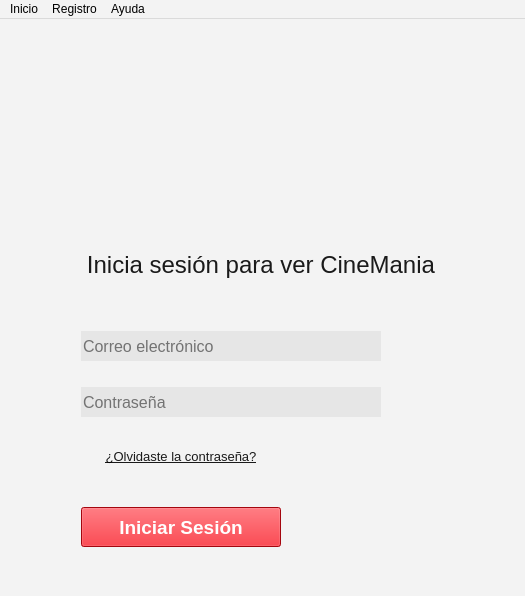
<?xml version="1.0" encoding="UTF-8"?>
<ui version="4.0">
 <class>MainWindow</class>
 <widget class="QMainWindow" name="MainWindow">
  <property name="windowModality">
   <enum>Qt::WindowModality::NonModal</enum>
  </property>
  <property name="geometry">
   <rect>
    <x>0</x>
    <y>0</y>
    <width>525</width>
    <height>596</height>
   </rect>
  </property>
  <property name="sizePolicy">
   <sizepolicy hsizetype="Preferred" vsizetype="Preferred">
    <horstretch>0</horstretch>
    <verstretch>0</verstretch>
   </sizepolicy>
  </property>
  <property name="baseSize">
   <size>
    <width>0</width>
    <height>0</height>
   </size>
  </property>
  <property name="palette">
   <palette>
    <active>
     <colorrole role="Window">
      <brush brushstyle="SolidPattern">
       <color alpha="255">
        <red>243</red>
        <green>243</green>
        <blue>243</blue>
       </color>
      </brush>
     </colorrole>
    </active>
    <inactive>
     <colorrole role="Window">
      <brush brushstyle="SolidPattern">
       <color alpha="255">
        <red>243</red>
        <green>243</green>
        <blue>243</blue>
       </color>
      </brush>
     </colorrole>
    </inactive>
    <disabled>
     <colorrole role="Base">
      <brush brushstyle="SolidPattern">
       <color alpha="255">
        <red>243</red>
        <green>243</green>
        <blue>243</blue>
       </color>
      </brush>
     </colorrole>
     <colorrole role="Window">
      <brush brushstyle="SolidPattern">
       <color alpha="255">
        <red>243</red>
        <green>243</green>
        <blue>243</blue>
       </color>
      </brush>
     </colorrole>
    </disabled>
   </palette>
  </property>
  <property name="font">
   <font>
    <stylestrategy>PreferDefault</stylestrategy>
   </font>
  </property>
  <property name="cursor">
   <cursorShape>ArrowCursor</cursorShape>
  </property>
  <property name="focusPolicy">
   <enum>Qt::FocusPolicy::NoFocus</enum>
  </property>
  <property name="contextMenuPolicy">
   <enum>Qt::ContextMenuPolicy::DefaultContextMenu</enum>
  </property>
  <property name="acceptDrops">
   <bool>true</bool>
  </property>
  <property name="windowTitle">
   <string>Login</string>
  </property>
  <property name="layoutDirection">
   <enum>Qt::LayoutDirection::LeftToRight</enum>
  </property>
  <property name="autoFillBackground">
   <bool>false</bool>
  </property>
  <property name="styleSheet">
   <string notr="true"/>
  </property>
  <widget class="QWidget" name="centralwidget">
   <property name="palette">
    <palette>
     <active>
      <colorrole role="WindowText">
       <brush brushstyle="SolidPattern">
        <color alpha="228">
         <red>0</red>
         <green>0</green>
         <blue>0</blue>
        </color>
       </brush>
      </colorrole>
      <colorrole role="Window">
       <brush brushstyle="SolidPattern">
        <color alpha="255">
         <red>255</red>
         <green>255</green>
         <blue>255</blue>
        </color>
       </brush>
      </colorrole>
     </active>
     <inactive>
      <colorrole role="WindowText">
       <brush brushstyle="SolidPattern">
        <color alpha="228">
         <red>0</red>
         <green>0</green>
         <blue>0</blue>
        </color>
       </brush>
      </colorrole>
      <colorrole role="Window">
       <brush brushstyle="SolidPattern">
        <color alpha="255">
         <red>255</red>
         <green>255</green>
         <blue>255</blue>
        </color>
       </brush>
      </colorrole>
     </inactive>
     <disabled>
      <colorrole role="Base">
       <brush brushstyle="SolidPattern">
        <color alpha="255">
         <red>255</red>
         <green>255</green>
         <blue>255</blue>
        </color>
       </brush>
      </colorrole>
      <colorrole role="Window">
       <brush brushstyle="SolidPattern">
        <color alpha="255">
         <red>255</red>
         <green>255</green>
         <blue>255</blue>
        </color>
       </brush>
      </colorrole>
     </disabled>
    </palette>
   </property>
   <layout class="QHBoxLayout" name="horizontalLayout">
    <item>
     <layout class="QVBoxLayout" name="verticalLayout">
      <property name="sizeConstraint">
       <enum>QLayout::SizeConstraint::SetDefaultConstraint</enum>
      </property>
      <property name="leftMargin">
       <number>0</number>
      </property>
      <item alignment="">
       <widget class="QLabel" name="logo">
        <property name="enabled">
         <bool>true</bool>
        </property>
        <property name="sizePolicy">
         <sizepolicy hsizetype="Fixed" vsizetype="Fixed">
          <horstretch>0</horstretch>
          <verstretch>0</verstretch>
         </sizepolicy>
        </property>
        <property name="minimumSize">
         <size>
          <width>180</width>
          <height>180</height>
         </size>
        </property>
        <property name="maximumSize">
         <size>
          <width>180</width>
          <height>180</height>
         </size>
        </property>
        <property name="styleSheet">
         <string notr="true"/>
        </property>
        <property name="text">
         <string/>
        </property>
        <property name="pixmap">
         <pixmap>Logo_Cinemania.svg</pixmap>
        </property>
        <property name="scaledContents">
         <bool>true</bool>
        </property>
        <property name="alignment">
         <set>Qt::AlignmentFlag::AlignCenter</set>
        </property>
       </widget>
      </item>
      <item alignment="">
       <widget class="QFrame" name="frame">
        <property name="sizePolicy">
         <sizepolicy hsizetype="Minimum" vsizetype="Minimum">
          <horstretch>0</horstretch>
          <verstretch>0</verstretch>
         </sizepolicy>
        </property>
        <property name="minimumSize">
         <size>
          <width>380</width>
          <height>260</height>
         </size>
        </property>
        <property name="maximumSize">
         <size>
          <width>380</width>
          <height>340</height>
         </size>
        </property>
        <property name="frameShape">
         <enum>QFrame::Shape::NoFrame</enum>
        </property>
        <property name="frameShadow">
         <enum>QFrame::Shadow::Raised</enum>
        </property>
        <layout class="QVBoxLayout" name="verticalLayout_2">
         <item alignment="|Qt::AlignmentFlag::AlignTop">
          <widget class="QLabel" name="titulo">
           <property name="sizePolicy">
            <sizepolicy hsizetype="Minimum" vsizetype="Minimum">
             <horstretch>0</horstretch>
             <verstretch>0</verstretch>
            </sizepolicy>
           </property>
           <property name="minimumSize">
            <size>
             <width>360</width>
             <height>40</height>
            </size>
           </property>
           <property name="maximumSize">
            <size>
             <width>360</width>
             <height>40</height>
            </size>
           </property>
           <property name="palette">
            <palette>
             <active>
              <colorrole role="WindowText">
               <brush brushstyle="SolidPattern">
                <color alpha="228">
                 <red>0</red>
                 <green>0</green>
                 <blue>0</blue>
                </color>
               </brush>
              </colorrole>
             </active>
             <inactive>
              <colorrole role="WindowText">
               <brush brushstyle="SolidPattern">
                <color alpha="228">
                 <red>0</red>
                 <green>0</green>
                 <blue>0</blue>
                </color>
               </brush>
              </colorrole>
             </inactive>
             <disabled/>
            </palette>
           </property>
           <property name="font">
            <font>
             <pointsize>18</pointsize>
             <underline>false</underline>
             <stylestrategy>PreferDefault</stylestrategy>
            </font>
           </property>
           <property name="text">
            <string>Inicia sesión para ver CineMania</string>
           </property>
           <property name="alignment">
            <set>Qt::AlignmentFlag::AlignCenter</set>
           </property>
          </widget>
         </item>
         <item>
          <spacer name="verticalSpacer_5">
           <property name="orientation">
            <enum>Qt::Orientation::Vertical</enum>
           </property>
           <property name="sizeHint" stdset="0">
            <size>
             <width>20</width>
             <height>40</height>
            </size>
           </property>
          </spacer>
         </item>
         <item alignment="|Qt::AlignmentFlag::AlignVCenter">
          <widget class="QLineEdit" name="cajaCorreoElectronico">
           <property name="sizePolicy">
            <sizepolicy hsizetype="Minimum" vsizetype="Minimum">
             <horstretch>0</horstretch>
             <verstretch>0</verstretch>
            </sizepolicy>
           </property>
           <property name="minimumSize">
            <size>
             <width>300</width>
             <height>30</height>
            </size>
           </property>
           <property name="maximumSize">
            <size>
             <width>300</width>
             <height>30</height>
            </size>
           </property>
           <property name="palette">
            <palette>
             <active>
              <colorrole role="Base">
               <brush brushstyle="SolidPattern">
                <color alpha="179">
                 <red>225</red>
                 <green>225</green>
                 <blue>225</blue>
                </color>
               </brush>
              </colorrole>
             </active>
             <inactive>
              <colorrole role="Base">
               <brush brushstyle="SolidPattern">
                <color alpha="179">
                 <red>225</red>
                 <green>225</green>
                 <blue>225</blue>
                </color>
               </brush>
              </colorrole>
             </inactive>
             <disabled/>
            </palette>
           </property>
           <property name="font">
            <font>
             <pointsize>12</pointsize>
             <stylestrategy>PreferDefault</stylestrategy>
            </font>
           </property>
           <property name="text">
            <string/>
           </property>
           <property name="frame">
            <bool>false</bool>
           </property>
           <property name="alignment">
            <set>Qt::AlignmentFlag::AlignLeading|Qt::AlignmentFlag::AlignLeft|Qt::AlignmentFlag::AlignVCenter</set>
           </property>
           <property name="readOnly">
            <bool>false</bool>
           </property>
           <property name="placeholderText">
            <string>Correo electrónico</string>
           </property>
           <property name="cursorMoveStyle">
            <enum>Qt::CursorMoveStyle::LogicalMoveStyle</enum>
           </property>
          </widget>
         </item>
         <item>
          <spacer name="verticalSpacer_4">
           <property name="orientation">
            <enum>Qt::Orientation::Vertical</enum>
           </property>
           <property name="sizeHint" stdset="0">
            <size>
             <width>20</width>
             <height>20</height>
            </size>
           </property>
          </spacer>
         </item>
         <item alignment="">
          <widget class="QLineEdit" name="cajaContrasennia">
           <property name="sizePolicy">
            <sizepolicy hsizetype="Minimum" vsizetype="Minimum">
             <horstretch>0</horstretch>
             <verstretch>0</verstretch>
            </sizepolicy>
           </property>
           <property name="minimumSize">
            <size>
             <width>300</width>
             <height>30</height>
            </size>
           </property>
           <property name="maximumSize">
            <size>
             <width>300</width>
             <height>30</height>
            </size>
           </property>
           <property name="palette">
            <palette>
             <active>
              <colorrole role="Base">
               <brush brushstyle="SolidPattern">
                <color alpha="179">
                 <red>225</red>
                 <green>225</green>
                 <blue>225</blue>
                </color>
               </brush>
              </colorrole>
             </active>
             <inactive>
              <colorrole role="Base">
               <brush brushstyle="SolidPattern">
                <color alpha="179">
                 <red>225</red>
                 <green>225</green>
                 <blue>225</blue>
                </color>
               </brush>
              </colorrole>
             </inactive>
             <disabled/>
            </palette>
           </property>
           <property name="font">
            <font>
             <pointsize>12</pointsize>
             <stylestrategy>PreferDefault</stylestrategy>
            </font>
           </property>
           <property name="text">
            <string/>
           </property>
           <property name="frame">
            <bool>false</bool>
           </property>
           <property name="alignment">
            <set>Qt::AlignmentFlag::AlignLeading|Qt::AlignmentFlag::AlignLeft|Qt::AlignmentFlag::AlignVCenter</set>
           </property>
           <property name="readOnly">
            <bool>false</bool>
           </property>
           <property name="placeholderText">
            <string>Contraseña</string>
           </property>
           <property name="cursorMoveStyle">
            <enum>Qt::CursorMoveStyle::LogicalMoveStyle</enum>
           </property>
          </widget>
         </item>
         <item>
          <spacer name="verticalSpacer_3">
           <property name="orientation">
            <enum>Qt::Orientation::Vertical</enum>
           </property>
           <property name="sizeHint" stdset="0">
            <size>
             <width>20</width>
             <height>10</height>
            </size>
           </property>
          </spacer>
         </item>
         <item alignment="|Qt::AlignmentFlag::AlignTop">
          <widget class="QLabel" name="textoPreguntaContrasennia">
           <property name="sizePolicy">
            <sizepolicy hsizetype="Minimum" vsizetype="Minimum">
             <horstretch>0</horstretch>
             <verstretch>0</verstretch>
            </sizepolicy>
           </property>
           <property name="minimumSize">
            <size>
             <width>200</width>
             <height>30</height>
            </size>
           </property>
           <property name="maximumSize">
            <size>
             <width>200</width>
             <height>30</height>
            </size>
           </property>
           <property name="palette">
            <palette>
             <active>
              <colorrole role="WindowText">
               <brush brushstyle="SolidPattern">
                <color alpha="228">
                 <red>0</red>
                 <green>0</green>
                 <blue>0</blue>
                </color>
               </brush>
              </colorrole>
             </active>
             <inactive>
              <colorrole role="WindowText">
               <brush brushstyle="SolidPattern">
                <color alpha="228">
                 <red>0</red>
                 <green>0</green>
                 <blue>0</blue>
                </color>
               </brush>
              </colorrole>
             </inactive>
             <disabled/>
            </palette>
           </property>
           <property name="font">
            <font>
             <pointsize>10</pointsize>
             <underline>true</underline>
             <stylestrategy>PreferDefault</stylestrategy>
            </font>
           </property>
           <property name="text">
            <string>¿Olvidaste la contraseña?</string>
           </property>
           <property name="textFormat">
            <enum>Qt::TextFormat::AutoText</enum>
           </property>
           <property name="alignment">
            <set>Qt::AlignmentFlag::AlignCenter</set>
           </property>
          </widget>
         </item>
         <item>
          <spacer name="verticalSpacer_2">
           <property name="orientation">
            <enum>Qt::Orientation::Vertical</enum>
           </property>
           <property name="sizeHint" stdset="0">
            <size>
             <width>20</width>
             <height>30</height>
            </size>
           </property>
          </spacer>
         </item>
         <item alignment="|Qt::AlignmentFlag::AlignBottom">
          <widget class="QPushButton" name="pushButton">
           <property name="sizePolicy">
            <sizepolicy hsizetype="Minimum" vsizetype="Minimum">
             <horstretch>0</horstretch>
             <verstretch>0</verstretch>
            </sizepolicy>
           </property>
           <property name="minimumSize">
            <size>
             <width>200</width>
             <height>40</height>
            </size>
           </property>
           <property name="maximumSize">
            <size>
             <width>200</width>
             <height>40</height>
            </size>
           </property>
           <property name="palette">
            <palette>
             <active>
              <colorrole role="Button">
               <brush brushstyle="SolidPattern">
                <color alpha="255">
                 <red>229</red>
                 <green>9</green>
                 <blue>20</blue>
                </color>
               </brush>
              </colorrole>
              <colorrole role="ButtonText">
               <brush brushstyle="SolidPattern">
                <color alpha="255">
                 <red>255</red>
                 <green>255</green>
                 <blue>255</blue>
                </color>
               </brush>
              </colorrole>
              <colorrole role="Base">
               <brush brushstyle="SolidPattern">
                <color alpha="255">
                 <red>229</red>
                 <green>9</green>
                 <blue>20</blue>
                </color>
               </brush>
              </colorrole>
              <colorrole role="Window">
               <brush brushstyle="SolidPattern">
                <color alpha="255">
                 <red>229</red>
                 <green>9</green>
                 <blue>20</blue>
                </color>
               </brush>
              </colorrole>
             </active>
             <inactive>
              <colorrole role="Button">
               <brush brushstyle="SolidPattern">
                <color alpha="255">
                 <red>229</red>
                 <green>9</green>
                 <blue>20</blue>
                </color>
               </brush>
              </colorrole>
              <colorrole role="ButtonText">
               <brush brushstyle="SolidPattern">
                <color alpha="255">
                 <red>255</red>
                 <green>255</green>
                 <blue>255</blue>
                </color>
               </brush>
              </colorrole>
              <colorrole role="Base">
               <brush brushstyle="SolidPattern">
                <color alpha="255">
                 <red>229</red>
                 <green>9</green>
                 <blue>20</blue>
                </color>
               </brush>
              </colorrole>
              <colorrole role="Window">
               <brush brushstyle="SolidPattern">
                <color alpha="255">
                 <red>229</red>
                 <green>9</green>
                 <blue>20</blue>
                </color>
               </brush>
              </colorrole>
             </inactive>
             <disabled>
              <colorrole role="Button">
               <brush brushstyle="SolidPattern">
                <color alpha="77">
                 <red>249</red>
                 <green>249</green>
                 <blue>249</blue>
                </color>
               </brush>
              </colorrole>
              <colorrole role="ButtonText">
               <brush brushstyle="SolidPattern">
                <color alpha="92">
                 <red>0</red>
                 <green>0</green>
                 <blue>0</blue>
                </color>
               </brush>
              </colorrole>
              <colorrole role="Base">
               <brush brushstyle="SolidPattern">
                <color alpha="255">
                 <red>229</red>
                 <green>9</green>
                 <blue>20</blue>
                </color>
               </brush>
              </colorrole>
              <colorrole role="Window">
               <brush brushstyle="SolidPattern">
                <color alpha="255">
                 <red>229</red>
                 <green>9</green>
                 <blue>20</blue>
                </color>
               </brush>
              </colorrole>
             </disabled>
            </palette>
           </property>
           <property name="font">
            <font>
             <pointsize>14</pointsize>
             <bold>true</bold>
             <stylestrategy>PreferDefault</stylestrategy>
            </font>
           </property>
           <property name="mouseTracking">
            <bool>true</bool>
           </property>
           <property name="focusPolicy">
            <enum>Qt::FocusPolicy::NoFocus</enum>
           </property>
           <property name="autoFillBackground">
            <bool>false</bool>
           </property>
           <property name="text">
            <string>Iniciar Sesión</string>
           </property>
           <property name="checkable">
            <bool>false</bool>
           </property>
          </widget>
         </item>
         <item>
          <spacer name="verticalSpacer">
           <property name="orientation">
            <enum>Qt::Orientation::Vertical</enum>
           </property>
           <property name="sizeHint" stdset="0">
            <size>
             <width>20</width>
             <height>20</height>
            </size>
           </property>
          </spacer>
         </item>
        </layout>
       </widget>
      </item>
     </layout>
    </item>
   </layout>
  </widget>
  <widget class="QMenuBar" name="barraMenu">
   <property name="geometry">
    <rect>
     <x>0</x>
     <y>0</y>
     <width>525</width>
     <height>33</height>
    </rect>
   </property>
   <property name="defaultUp">
    <bool>false</bool>
   </property>
   <property name="nativeMenuBar">
    <bool>true</bool>
   </property>
   <widget class="QMenu" name="menuInicio">
    <property name="title">
     <string>Inicio</string>
    </property>
   </widget>
   <widget class="QMenu" name="menuRegistro">
    <property name="title">
     <string>Registro</string>
    </property>
   </widget>
   <widget class="QMenu" name="menuAyuda">
    <property name="title">
     <string>Ayuda</string>
    </property>
   </widget>
   <addaction name="menuInicio"/>
   <addaction name="menuRegistro"/>
   <addaction name="menuAyuda"/>
  </widget>
 </widget>
 <resources/>
 <connections/>
</ui>
